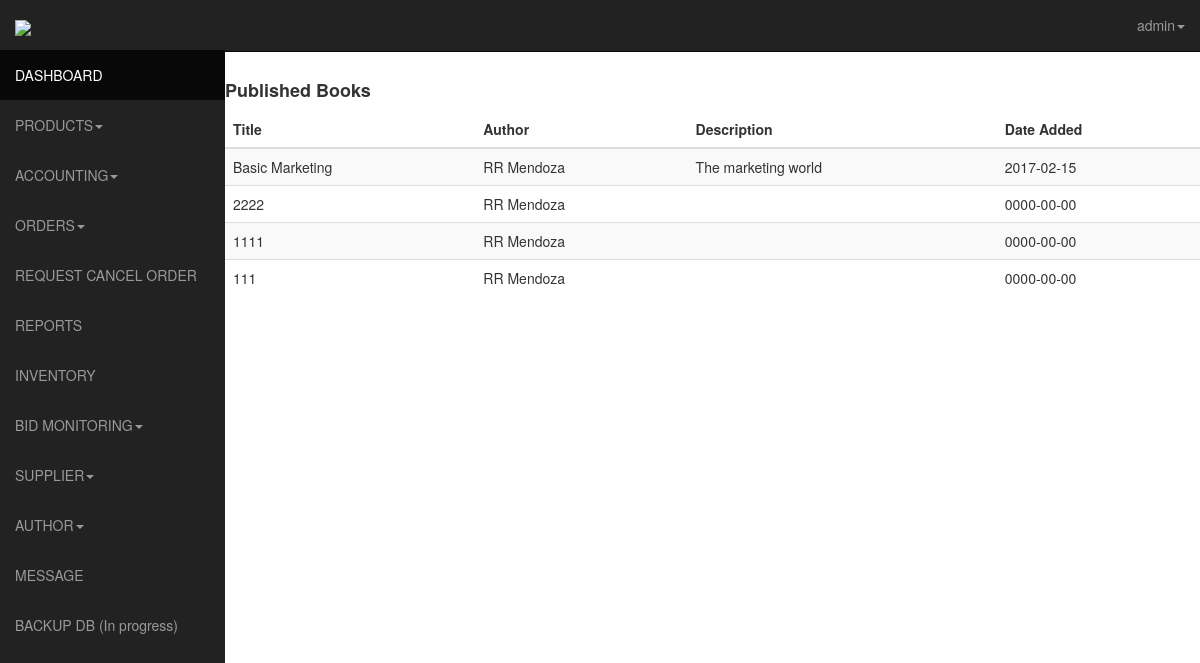
Screenshot of /admin/publishedbooks.php (signed in) with the database file from the repository.
### tables this page shows
CREATE TABLE IF NOT EXISTS `products` (
  `id` int(11) NOT NULL AUTO_INCREMENT,
  `author_id` int(11) NOT NULL,
  `product_name` varchar(255) NOT NULL,
  `price` varchar(16) NOT NULL,
  `details` text NOT NULL,
  `stock` int(11) NOT NULL,
  `category` varchar(16) NOT NULL,
  `sub_category` varchar(50) NOT NULL,
  `status` varchar(50) NOT NULL,
  `timestamp` varchar(10) NOT NULL,
  `date_added` date NOT NULL,
  `ext` varchar(4) NOT NULL,
  PRIMARY KEY (`id`)
);

CREATE TABLE IF NOT EXISTS `users` (
  `id` int(11) NOT NULL AUTO_INCREMENT,
  `usn` varchar(50) NOT NULL,
  `fname` varchar(120) NOT NULL,
  `lname` varchar(120) NOT NULL,
  `birthday` date NOT NULL,
  `address` varchar(60) NOT NULL,
  `contact` int(11) NOT NULL,
  `email` varchar(120) NOT NULL,
  `password` varchar(128) NOT NULL,
  `activate` int(11) NOT NULL,
  `code` int(11) NOT NULL,
  `date` date NOT NULL,
  `block` int(11) NOT NULL,
  `pic` int(11) NOT NULL,
  `ext` varchar(5) NOT NULL,
  `admin` int(11) NOT NULL,
  `user_type` int(10) NOT NULL,
  PRIMARY KEY (`id`)
);

### admin/publishedbooks.php (the view, shortened to what this page needs)
<?php
		$username="";
      if (loggedin())
      {
        $query = mysql_query("SELECT * FROM admin WHERE username ='$_SESSION[manager]' ");
          while ($row = mysql_fetch_assoc($query))
          {
            $username = $row ['username'];
          }
        }
      else
      {
      }
?>
<!DOCTYPE html>
<html lang="en">
<head>
	<link href="css/bootstrap.css" rel="stylesheet">
    <link href="css/sb-admin.css" rel="stylesheet">-->
    <link rel="stylesheet" href="css/morris-0.4.3.min.css">
</head>
<body>
	<div id="wrapper">
      <nav class="navbar navbar-inverse  navbar-fixed-top" role="navigation">
      <?php include 'template/sidebar.php';?>
    <?php include 'template/top.php';?>
    </nav>
		<div class="table-responsive">
    <h4><b>Published Books</b></h4>
      <table class="table table-striped">
      	<thead>
 		<th>Title</th>
 		<th>Author</th>
 		<th>Description</th>
 		<th>Date Added</th>
 	</thead>
	<tbody>
		<?php
			$sql = mysql_query("SELECT products.product_name, users . * , LEFT(products.details, 20) AS details, products.date_added
FROM products
INNER JOIN users ON products.author_id = users.id
AND users.user_type =2");
		  $requestCount = mysql_num_rows($sql);
		  if ($requestCount > 0) {
		     while ($row = mysql_fetch_array($sql)) {
		      $productname = $row['product_name'];
		      $fname = $row['fname'];
		      $lname = $row['lname'];
		      $desc = $row['details'];
		      $dateadded = $row['date_added'];
		      echo "
		        <tr>
		          <td>$productname</td>
		          <td>$fname $lname</td>
		          <td>$desc</td>
		          <td>$dateadded</td>
		        </tr>
		      ";
		     }
		  }
		 ?>
	</tbody>
      </table>
    </div>
    </div>
</body>
</html>

### admin/template/top.php (shortened to what this page needs)
<ul class="nav navbar-nav navbar-right navbar-user">
           <li class="dropdown user-dropdown">
             <a href="#" class="dropdown-toggle" data-toggle="dropdown"><i class="fa fa-user"></i><?php echo $username?><b class="caret"></b></a>
           </li>
         </ul>
       </div>

### admin/css/sb-admin.css (style rules this page uses)
body { margin-top: 50px; }
#wrapper { padding-left: 0; }
@media (min-width:768px) { #wrapper { padding-left: 225px; } }

### rows the page displays
products: product_name "Basic Marketing", users.fname "RR", users.lname "Mendoza", desc "The marketing world", date_added "2017-02-15"
products: product_name "2222", users.fname "RR", users.lname "Mendoza", date_added "0000-00-00"
products: product_name "1111", users.fname "RR", users.lname "Mendoza", date_added "0000-00-00"
products: product_name "111", users.fname "RR", users.lname "Mendoza", date_added "0000-00-00"

### other values shown
$username "admin"
